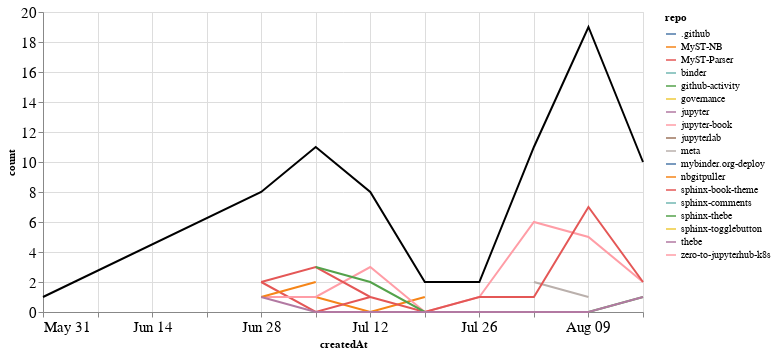

The notebook cell saved with this chart:
### Markdown cell above
## PRs

### Code cell
prs_time = prs.groupby('repo').resample('W', on='createdAt').count()['author'].reset_index()
prs_time = prs_time.rename(columns={'author': 'count'})
prs_time_total = prs_time.groupby('createdAt').agg({"count": "sum"}).reset_index()

ch1 = alt.Chart(prs_time, width=600).mark_line().encode(
    x='createdAt',
    y='count',
    color='repo',
    tooltip="repo"
)

ch2 = alt.Chart(prs_time_total, width=600).mark_line(color="black").encode(
    x='createdAt',
    y='count',
)

ch1 + ch2

### Figure 1 — Vega-Lite specification as saved in the notebook (floating-point values rounded to 4 significant figures)
{"config": {"axisLeft": {"labelFontSize": 15}, "axisBottom": {"labelFontSize": 15}}, "layer": [{"data": {"name": "data-6a33e0872f1cb0049b63bd6272d1f53b"}, "mark": "line", "encoding": {"color": {"type": "nominal", "field": "repo"}, "tooltip": {"type": "nominal", "field": "repo"}, "x": {"type": "temporal", "field": "createdAt"}, "y": {"type": "quantitative", "field": "count"}}, "width": 600}, {"data": {"name": "data-561c97eb841bb76cabe05cae7d4920ff"}, "mark": {"type": "line", "color": "black"}, "encoding": {"x": {"type": "temporal", "field": "createdAt"}, "y": {"type": "quantitative", "field": "count"}}, "width": 600}], "$schema": "https://vega.github.io/schema/vega-lite/v4.8.1.json", "datasets": {"data-6a33e0872f1cb0049b63bd6272d1f53b": [{"repo": ".github", "createdAt": "2020-08-02T00:00:00", "count": 2}, {"repo": "MyST-NB", "createdAt": "2020-07-05T00:00:00", "count": 1}, {"repo": "MyST-NB", "createdAt": "2020-07-12T00:00:00", "count": 0}, {"repo": "MyST-NB", "createdAt": "2020-07-19T00:00:00", "count": 1}, {"repo": "MyST-Parser", "createdAt": "2020-06-28T00:00:00", "count": 2}, {"repo": "MyST-Parser", "createdAt": "2020-07-05T00:00:00", "count": 0}, {"repo": "MyST-Parser", "createdAt": "2020-07-12T00:00:00", "count": 1}, {"repo": "binder", "createdAt": "2020-06-28T00:00:00", "count": 1}, {"repo": "github-activity", "createdAt": "2020-08-09T00:00:00", "count": 2}, {"repo": "governance", "createdAt": "2020-05-31T00:00:00", "count": 1}, {"repo": "jupyter", "createdAt": "2020-07-12T00:00:00", "count": 1}, {"repo": "jupyter-book", "createdAt": "2020-06-28T00:00:00", "count": 1}, {"repo": "jupyter-book", "createdAt": "2020-07-05T00:00:00", "count": 1}, {"repo": "jupyter-book", "createdAt": "2020-07-12T00:00:00", "count": 3}, {"repo": "jupyter-book", "createdAt": "2020-07-19T00:00:00", "count": 0}, {"repo": "jupyter-book", "createdAt": "2020-07-26T00:00:00", "count": 1}, {"repo": "jupyter-book", "createdAt": "2020-08-02T00:00:00", "count": 6}, {"repo": "jupyter-book", "createdAt": "2020-08-09T00:00:00", "count": 5}, {"repo": "jupyter-book", "createdAt": "2020-08-16T00:00:00", "count": 2}, {"repo": "jupyterlab", "createdAt": "2020-08-09T00:00:00", "count": 1}, {"repo": "meta", "createdAt": "2020-08-02T00:00:00", "count": 2}, {"repo": "meta", "createdAt": "2020-08-09T00:00:00", "count": 1}, {"repo": "mybinder.org-deploy", "createdAt": "2020-07-19T00:00:00", "count": 1}, {"repo": "nbgitpuller", "createdAt": "2020-06-28T00:00:00", "count": 1}, {"repo": "nbgitpuller", "createdAt": "2020-07-05T00:00:00", "count": 2}, {"repo": "sphinx-book-theme", "createdAt": "2020-06-28T00:00:00", "count": 2}, {"repo": "sphinx-book-theme", "createdAt": "2020-07-05T00:00:00", "count": 3}, {"repo": "sphinx-book-theme", "createdAt": "2020-07-12T00:00:00", "count": 1}, {"repo": "sphinx-book-theme", "createdAt": "2020-07-19T00:00:00", "count": 0}, {"repo": "sphinx-book-theme", "createdAt": "2020-07-26T00:00:00", "count": 1}, {"repo": "sphinx-book-theme", "createdAt": "2020-08-02T00:00:00", "count": 1}, {"repo": "sphinx-book-theme", "createdAt": "2020-08-09T00:00:00", "count": 7}, {"repo": "sphinx-book-theme", "createdAt": "2020-08-16T00:00:00", "count": 2}, {"repo": "sphinx-comments", "createdAt": "2020-08-16T00:00:00", "count": 4}, {"repo": "sphinx-thebe", "createdAt": "2020-07-05T00:00:00", "count": 3}, {"repo": "sphinx-thebe", "createdAt": "2020-07-12T00:00:00", "count": 2}, {"repo": "sphinx-thebe", "createdAt": "2020-07-19T00:00:00", "count": 0}, {"repo": "sphinx-thebe", "createdAt": "2020-07-26T00:00:00", "count": 0}, {"repo": "sphinx-thebe", "createdAt": "2020-08-02T00:00:00", "count": 0}, {"repo": "sphinx-thebe", "createdAt": "2020-08-09T00:00:00", "count": 0}, {"repo": "sphinx-thebe", "createdAt": "2020-08-16T00:00:00", "count": 1}, {"repo": "sphinx-togglebutton", "createdAt": "2020-08-09T00:00:00", "count": 3}, {"repo": "thebe", "createdAt": "2020-06-28T00:00:00", "count": 1}, {"repo": "thebe", "createdAt": "2020-07-05T00:00:00", "count": 0}, {"repo": "thebe", "createdAt": "2020-07-12T00:00:00", "count": 0}, {"repo": "thebe", "createdAt": "2020-07-19T00:00:00", "count": 0}, {"repo": "thebe", "createdAt": "2020-07-26T00:00:00", "count": 0}, {"repo": "thebe", "createdAt": "2020-08-02T00:00:00", "count": 0}, {"repo": "thebe", "createdAt": "2020-08-09T00:00:00", "count": 0}, {"repo": "thebe", "createdAt": "2020-08-16T00:00:00", "count": 1}, {"repo": "zero-to-jupyterhub-k8s", "createdAt": "2020-07-05T00:00:00", "count": 1}], "data-561c97eb841bb76cabe05cae7d4920ff": [{"createdAt": "2020-05-31T00:00:00", "count": 1}, {"createdAt": "2020-06-28T00:00:00", "count": 8}, {"createdAt": "2020-07-05T00:00:00", "count": 11}, {"createdAt": "2020-07-12T00:00:00", "count": 8}, {"createdAt": "2020-07-19T00:00:00", "count": 2}, {"createdAt": "2020-07-26T00:00:00", "count": 2}, {"createdAt": "2020-08-02T00:00:00", "count": 11}, {"createdAt": "2020-08-09T00:00:00", "count": 19}, {"createdAt": "2020-08-16T00:00:00", "count": 10}]}}
